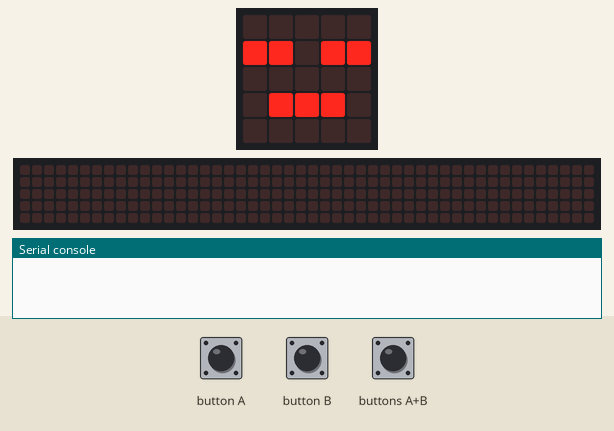
The program below on a simulated BBC micro:bit running MicroPython. Parts: the board's 5×5 LED display, a strip that is not on the board, showing the scrolling text unrolled, the last lines printed to the serial console. The inputs (shaded band) are chosen by the test bench. No radio messages arrive unless stated (any console line starting 'radio sent:' is added by the test bench); the 48×5 strip is a reading aid, not a part: it shows the text the display is scrolling, unrolled, one strip-width of it at a time.

Above: at 1.2 s.
1.3 s: button B pressed for 1 s
At 2.65 s:
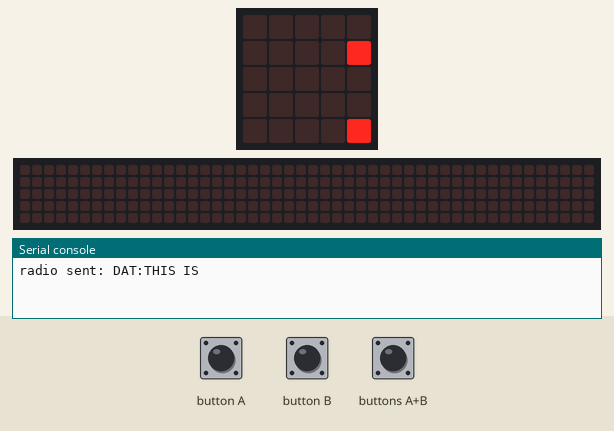
2.9 s: button A pressed for 0.15 s
At 4.95 s:
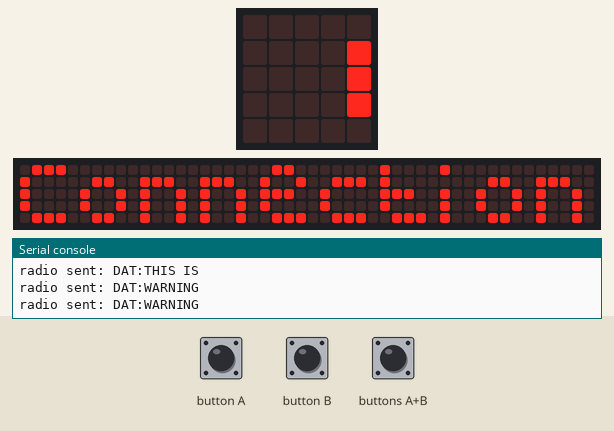

The program:

Radio_Duplex.py
```python
from microbit import *
import radio

# Radio Config
radio.on()
radio.config(channel=55)
mxFrmSz = 8
clockPhase = 0

# Test Data
TESTSTRINGA = "WARNING WARNING THIS IS NOT A TEST"
TESTSTRINGB = "THIS IS SLOWLY MELTING MY MIND"

# Packet Info
pcktLst = 0
pcktSnt = 0
pcktlssthrshld = 0.2

# Variables
sendingData = False
cachOutDat = ""
startTime = 0
timeout = 2000
frmNum = 0
waitAck = False
sendTerminate = False
temp = ""

# Receiver
clockPhase = 0
receivingData = False
cachInDat = ""

def radSend(str):
    global cachOutDat
    global frmNum
    global sendingData
    global waitAck
    cachOutDat = str
    frmNum = 0
    sendingData = True
    waitAck = False
    return


def radSendFrame(str, int):
    global frmNum
    global mxFrmSz
    global cachOutDat
    global sendTerminate
    global startTime
    global waitAck
    global sendingData
    global pcktSnt
    global pcktLst
    global temp

    startTime = running_time()
    waitAck = True
    pcktSnt += 1

    if (mxFrmSz * frmNum) + mxFrmSz >= len(cachOutDat):
        radio.send("DAT:" + cachOutDat[mxFrmSz * frmNum :])
    else:
        radio.send("DAT:" + cachOutDat[frmNum * mxFrmSz : frmNum * mxFrmSz + mxFrmSz])
    if (mxFrmSz * frmNum) + mxFrmSz >= len(cachOutDat):
        radio.send("TER:")
        waitAck = False
        sendingData = False
        display.scroll("Sent", delay=100)
        cachOutDat = ""
    if sendingData is False:
        packetReport()
    return


def packetReport():
    display.scroll("Packets Sent:" + str(pcktSnt), delay=100)
    display.scroll("Packets Lost:" + str(pcktLst), delay=100)
    return


while True:
    RMSG = radio.receive()
    RMSG = radio.receive()

    if RMSG and RMSG.startswith("DAT:"):
        clockPhase += 1
        receivingData = True
        cachInDat = cachInDat + RMSG[4:]
        radio.send("ACK:")

    if RMSG and RMSG.startswith("TER:"):
        display.clear()
        receivingData = False
        radio.on()
        display.scroll(cachInDat, wait=True, delay=100)
        cachInDat = ""

    if button_a.is_pressed() and button_b.is_pressed():
        display.clear()
        display.scroll("Flushing Data", wait=False, delay=100)
        cachInDat = ""

    if RMSG and RMSG.startswith("ACK:"):
        waitAck = False
        frmNum += 1
    if sendingData and waitAck is False:
        startTime = running_time()
        radSendFrame(str=cachOutDat, int=frmNum)
    if sendingData and waitAck:
        if (running_time() - startTime) >= timeout:
            pcktLst += 1
            radSendFrame(str=cachOutDat, int=frmNum)
    if sendingData is False:
        display.show(Image.ASLEEP)
    if pcktSnt > 0:
        if pcktLst / pcktSnt > pcktlssthrshld:
            display.scroll("Connection Unstable:", delay=100)
    if button_a.was_pressed():
        radSend(str=TESTSTRINGA)
    if button_b.was_pressed():
        radSend(str=TESTSTRINGB)
    if button_a.is_pressed() and button_b.is_pressed():
        display.clear()
        display.scroll("Flushing Data", delay=100)
        cachOutDat = ""
    if sendingData:
        display.scroll("Sending", wait=False, delay=100)
        if not receivingData:
            display.show(Image.ASLEEP)
    if receivingData:
        display.show(Image.ALL_CLOCKS[clockPhase % 12])
        sleep(100)
```
